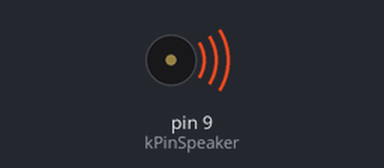
This sketch was run on a simulated Arduino Uno, built with avr-gcc and run on an emulated ATmega328P. Parts: buzzer (waves = sounding).

Above: at 0.15 s.
At 5.32 s:
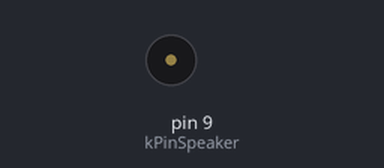
Timing chart, 0 to 5.9 s (numbered marks = the images above):
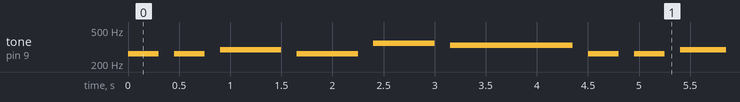

Measured:
- by itself, tone on pin 9 (kPinSpeaker): repeats every 4.5 s: silent 0.15 s, 262 Hz 0.30 s, silent 0.15 s, 294 Hz 0.60 s, silent 0.15 s, 262 Hz 0.60 s, silent 0.15 s, 349 Hz 0.60 s, silent 0.15 s, 330 Hz 1.2 s, silent 0.15 s, 262 Hz 0.30 s

The sketch:

Lab3.ino.ino
```cpp
#define NOTE_C4 262
#define NOTE_D4 294
#define NOTE_E4 330
#define NOTE_F4 349
#define NOTE_G4 392
#define NOTE_A4 440
#define NOTE_B4 494
#define NOTE_C5 523


int kPinSpeaker = 9;
#define NUM_NOTES 15


/*const int notes[NUM_NOTES] =
  {
  NOTE_C4, NOTE_C4, NOTE_G4, NOTE_G4,
  NOTE_A4, NOTE_A4, NOTE_G4, NOTE_F4,
  NOTE_F4, NOTE_E4, NOTE_E4, NOTE_D4,
  NOTE_D4, NOTE_C4, 0
  }; */
/*const int beats[NUM_NOTES] = {
  1, 1, 1, 1, 1, 1, 2, 1, 1, 1, 1, 1, 1, 2, 4
  }; */

const int notes[6] =
{
  NOTE_C4, NOTE_C4, NOTE_D4, NOTE_C4,
  NOTE_F4, NOTE_E4
};
const int beats[6] = {
  1, 1, 2, 2, 2, 4
};


const int beat_length = 300;

void setup()
{
  pinMode(kPinSpeaker, OUTPUT);
}

void loop()
{
  for (int i = 0; i < 6; i++) {
    if (notes[i] == 0) {
      delay(beats[i] * beat_length); // rest
    }
    else {
      ourTone(notes[i], beats[i] * beat_length);
    }

    noTone(kPinSpeaker);
    delay(beat_length / 2);
  }
}
void ourTone(int freq, int duration)
{
  tone(kPinSpeaker, freq, duration);
  delay(duration);
}
```
